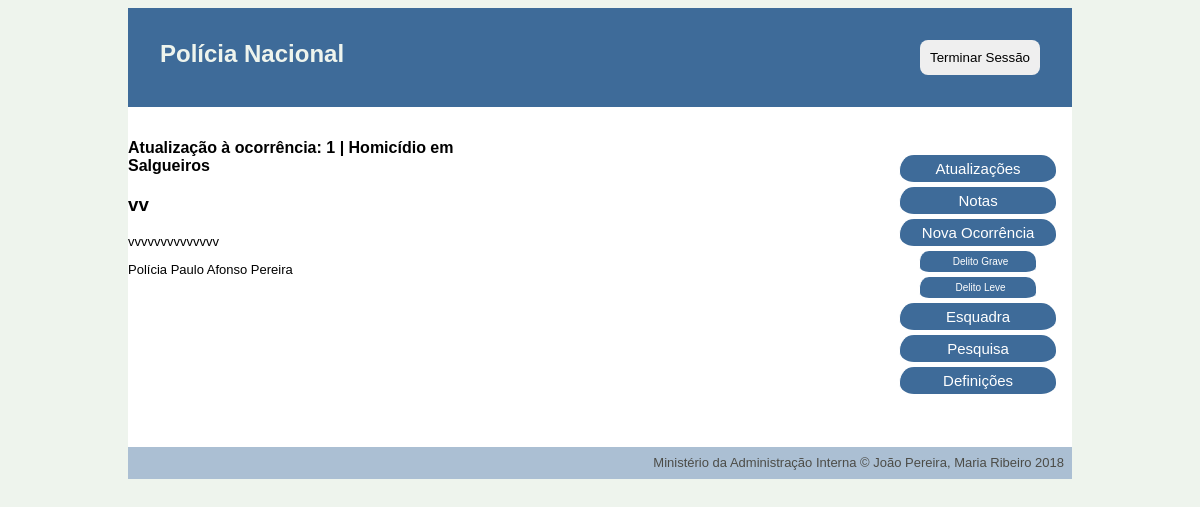
The page /pages/updates.php (signed in) on the database its author committed.
### tables this page shows
CREATE TABLE updates (
    id INTEGER PRIMARY KEY,
    title VARCHAR NOT NULL,
    text VARCHAR NOT NULL,
    username_personnel VARCHAR REFERENCES personnel NOT NULL,
    id_occurrence INTEGER REFERENCES occurrence NOT NULL,
    date_hour datetime NOT NULL
);

CREATE TABLE occurrences (
    id INTEGER PRIMARY KEY,
    type integer REFERENCES occ_type NOT NULL,
    title VARCHAR NOT NULL,
    chief_detective VARCHAR REFERENCES personnel,
    state VARCHAR REFERENCES states NOT NULL ,
    oppening_date date NOT NULL,
    location VARCHAR NOT NULL,
    description VARCHAR NOT NULL,
    station VARCHAR REFERENCES stations NOT NULL
);

CREATE TABLE personnel (
    username VARCHAR PRIMARY KEY,
    password VARCHAR NOT NULL,
    email VARCHAR(320) NOT NULL, -- 64 characters for local part + @ + 255 for domain name
    fullname VARCHAR(128) NOT NULL,
    gender VARCHAR NOT NULL,
    birthdate date NOT NULL,
    naturality VARCHAR NOT NULL,
    start_service date NOT NULL,
    school VARCHAR REFERENCES schools NOT NULL,
    position VARCHAR REFERENCES positions NOT NULL,
    station INTEGER REFERENCES stations,
    profile_pic VARCHAR
);

### database/connection.php (called while the page is built, shortened)
<?php $db = new PDO('sqlite:../database/database.db');
function getUserByUsername($username) {
  global $db;
  $query = $db->prepare('SELECT * FROM personnel WHERE username = ?');
  $query->execute(array($username));
  return $query->fetch();
}
function GetUpdatesByUsernameAndMinorOccurrences($username,$station) {
  global $db;
  $query = $db->prepare('SELECT updates.* FROM updates JOIN occurrences ON updates.id_occurrence=occurrences.id JOIN occ_type ON occurrences.type = occ_type.id JOIN works ON occurrences.id = works.id_occurrence WHERE (works.username_personnel=? OR (station=? AND relevance=1)) OR chief_detective=? ');
  $query->execute([$username, $station]);
  return $query->fetchAll();
}
function getOccurrenceById($id) {
  global $db;
  $query = $db->prepare('SELECT * FROM occurrences WHERE id = ?');
  $query->execute(array($id));
  return $query->fetch();
}

### pages/updates.php (the view, shortened to what this page needs)
<?php
include_once('../database/connection.php');
$username = $_SESSION['username'];
$user = getUserByUsername($username);
if ($user['position']=='Diretor Nacional'){
    $updates=GetAllUpdates();
}elseif ($user['position']=='Chefe de Esquadra'){
    $updates=GetUpdatesByStation($user['station']);
}elseif ($user['position']=='Detetive'){
    $updates=GetUpdatesByUsernameAndMinorOccurrences($username,$user['station']);
}elseif ($user['position']=='Polícia'){
    $updates=GetUpdatesByUsername($username);
}
?>
<!DOCTYPE html>
<html>
<head>
    <link href="../css/style.css" rel="stylesheet">
    <link href="../css/layout.css" rel="stylesheet">
</head>
<div class="container">
<?php include_once('../common/header_aside.php'); ?>
<body>
    <div id="Updates">
    <?php foreach ($updates as $update) {
        $occurrence=getOccurrenceById($update['id_occurrence'])?>
        <h1> Atualização à ocorrência: <?php echo $update['id_occurrence'] . ' | '. $occurrence['title'] ?> </h2>
            <h3 class="title"> <?=$update['title']?> </h3>
            <p class="text"> <?=$update['text']?> </p>
            <?php $author=getUserByUsername($update['username_personnel']);?>
                <p class="author"><?=$author['position']." ".$author['fullname']?> </p>
    <?php } ?>
    </div>
</body>
<?php include_once('../common/footer.php'); ?>
    </div>
</html>

### css/style.css (style rules this page uses)
html { background-color:#EEF4ED; margin:auto; width: 80%; font-family: Arial, Helvetica, sans-serif; }
h1 { margin:0; font-size: medium; }
p { font-size: small; }

### css/layout.css (style rules this page uses)
.container { display: grid; background-color:white; grid-template-columns: 38% 42% 20% ; grid-template-areas: 'header header header' 'body body right_bar' 'footer footer footer'; }
.title { grid-area: title; }

### rows shown on the page
updates: id_occurrence "1", id_occurrence.title "Homicídio em Salgueiros", title "vv", text "vvvvvvvvvvvvvv", username_personnel.position "Polícia", username_personnel.fullname "Paulo Afonso Pereira"
